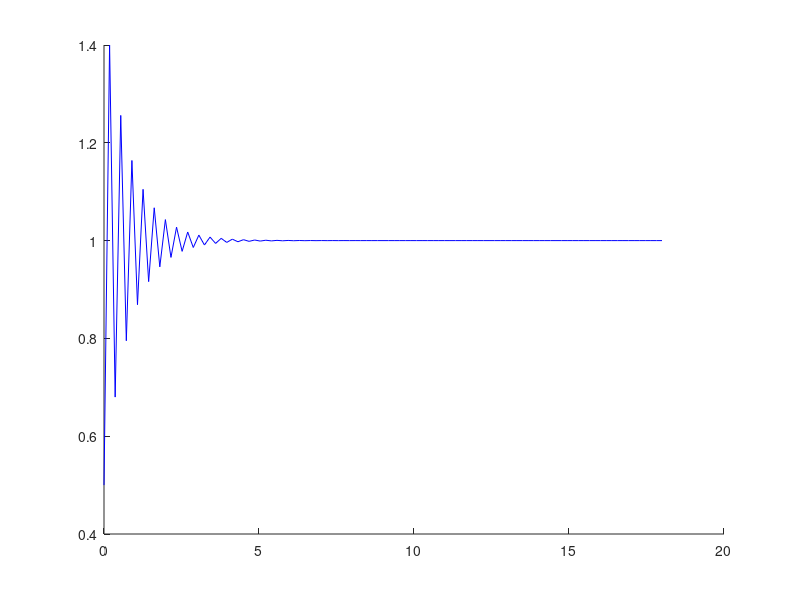

Here is the MATLAB script that generated this plot: (Note: this script raises an error after producing the figure.)
clear all

%y'=10*(1-y)

w=1/2; t=0;
h=0.18;

figure; hold on

% Explicit Euler
for k=1:100
    w2=w+h*10*(1-w);
    t2=t+h;
    plot([t t2],[w,w2],'b')
    w=w2; t=t2;
end


%Implicit Euler
w=1/2; t=0;
trace=animatedline('color','r');
addpoints(trace,t,w);
for k=1:100
    w=1/(1+10*h)*w+10*h/(1+10*h);
    t=t+h;
    addpoints(trace,t,w);
end
